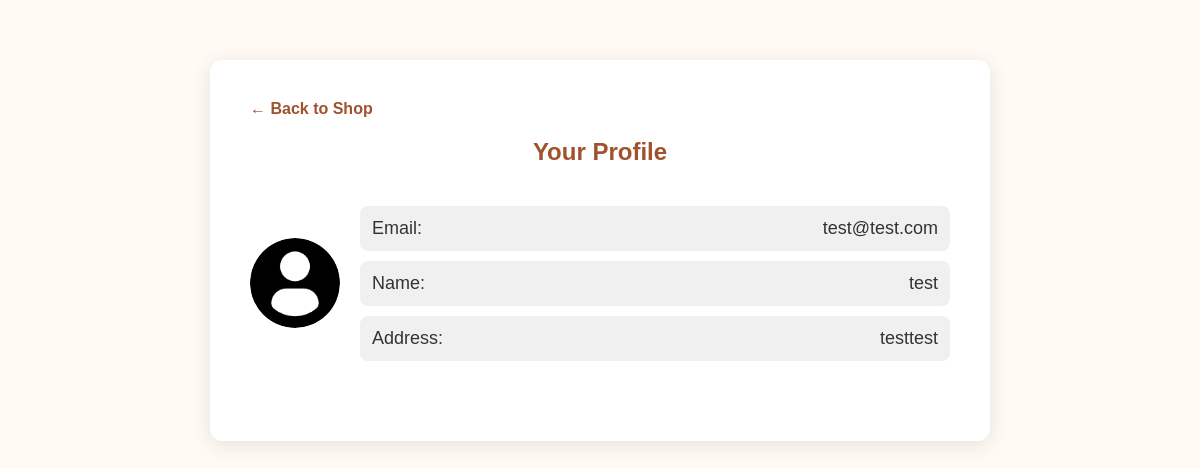
The page /settings.php (signed in) on the database its author committed.
### tables this page shows
CREATE TABLE `client` (
  `id_client` int(11) NOT NULL,
  `nom` varchar(100) NOT NULL,
  `email` varchar(100) NOT NULL,
  `adresse` varchar(255) NOT NULL,
  `password` varchar(255) NOT NULL
);

### settings.php (the view, shortened to what this page needs)
<?php
$conn = new mysqli("localhost", "root", "", "VelvetBloom_db");
$client_id = $_SESSION['client_id'];
$query = $conn->query("SELECT * FROM client WHERE id_client = '$client_id'");
$clientData = $query->fetch_assoc();
?>
<!DOCTYPE html>
<html lang="en">
<head>
</head>
<body>
<div class="container">
    <a href="shop.php" class="back-link">← Back to Shop</a>
    <h2>Your Profile</h2>
    <div class="profile-container">
        <div class="profile-image">
            <img src="img/default-profile-icon.png" alt="Default Icon" class="profile-img">
        </div>
        <div class="profile-info">
            <div class="profile-box">
                <span>Email:</span>
                <span><?= $clientData['email'] ?></span>
            </div>
            <div class="profile-box">
                <span>Name:</span>
                <span><?= $clientData['nom'] ?></span>
            </div>
            <div class="profile-box" onclick="toggleForm('address-form')">
                <span>Address:</span>
                <span><?= $clientData['adresse'] ?></span>
            </div>
        </div>
    </div>
</div>
</body>
</html>

### settings.php (style rules this page uses)
body { font-family: 'Poppins', sans-serif; background-color: #fffaf4; margin: 0; padding: 0; }
.container { max-width: 700px; margin: 60px auto; background: #fff; border-radius: 12px; padding: 40px; box-shadow: 0 4px 20px rgba(0,0,0,0.1); }
h2 { text-align: center; color: #a0522d; margin-bottom: 30px; }
.profile-container { display: flex; align-items: center; gap: 20px; margin-bottom: 30px; }
.profile-image { width: 90px; height: 90px; flex-shrink: 0; }
.profile-img { width: 100%; height: 100%; border-radius: 50%; object-fit: cover; }
.profile-info { flex-grow: 1; }
.profile-box { display: flex; justify-content: space-between; padding: 12px; background-color: #f0f0f0; border-radius: 8px; margin: 10px 0; font-size: 18px; color: #333; cursor: pointer; transition: all 0.3s ease; }
.back-link { display: block; text-align: left; font-weight: bold; color: #a0522d; text-decoration: none; }

### rows shown on the page
client: email "test@test.com", nom "test", adresse "testtest"
